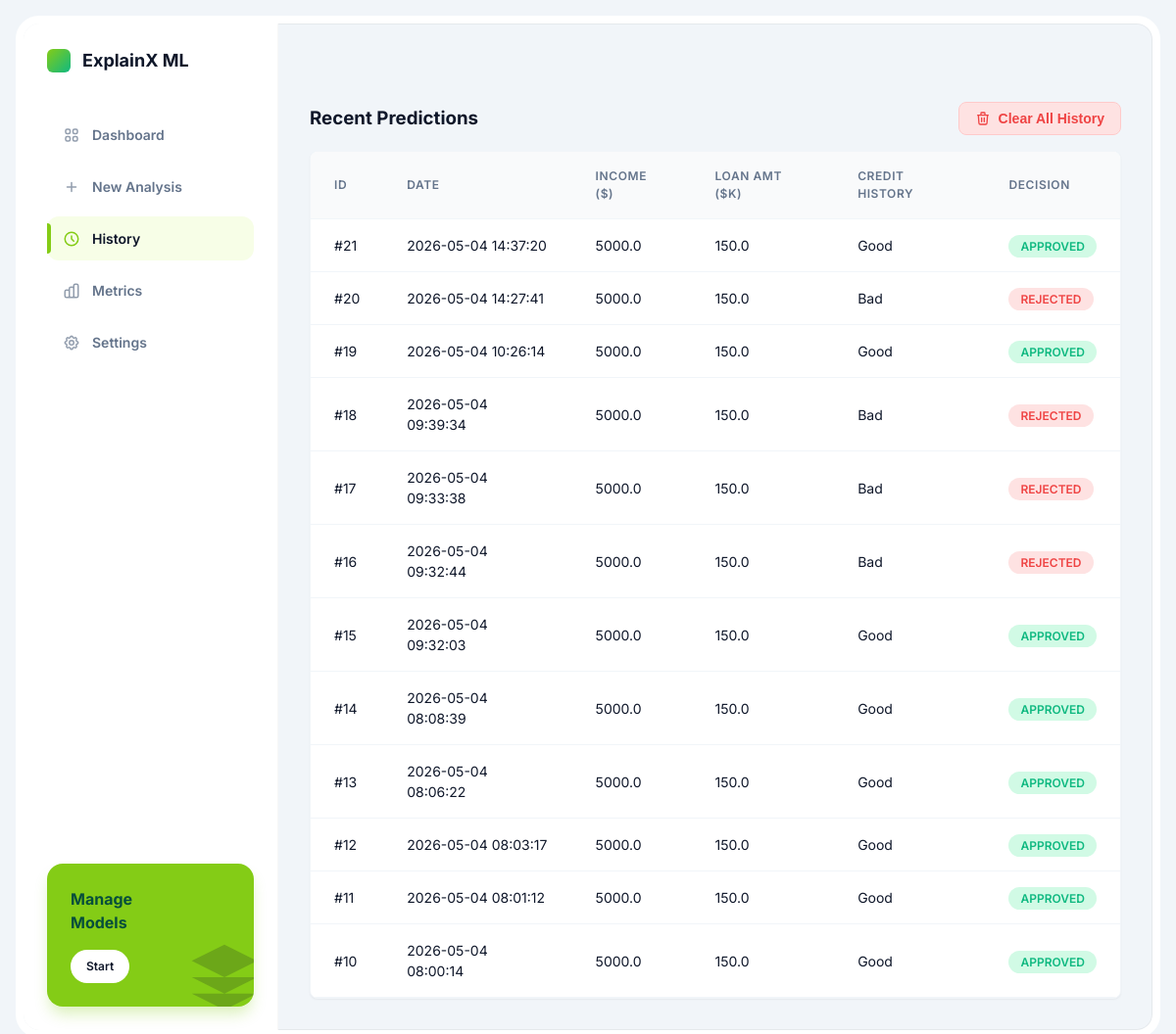
Before: /history with the older database file.
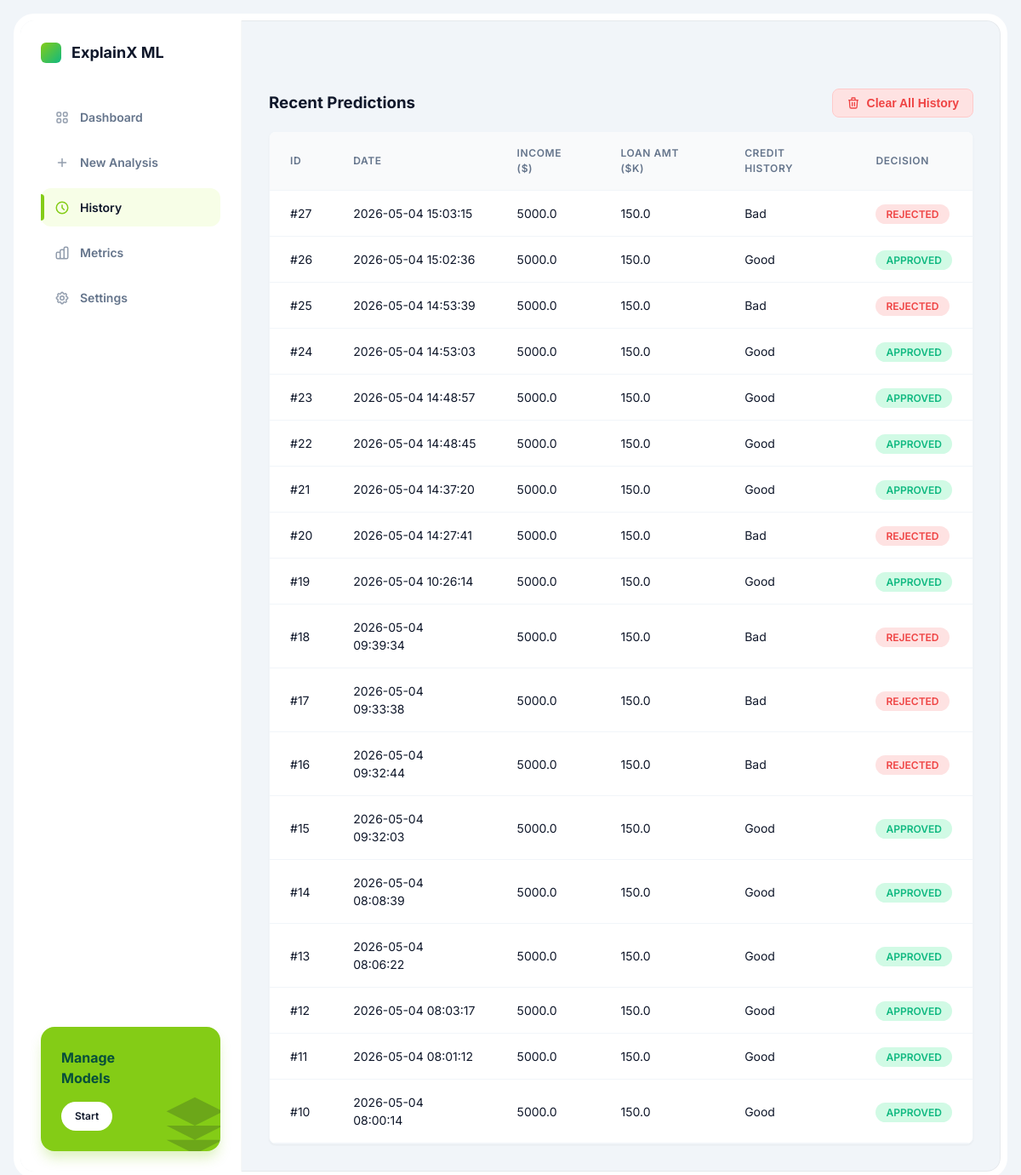
After: the same page with the newer database file.
### tables this page shows
CREATE TABLE predictions (

    id INTEGER PRIMARY KEY AUTOINCREMENT,

    gender INTEGER,
    married INTEGER,
    dependents INTEGER,
    education INTEGER,
    self_employed INTEGER,

    applicant_income REAL,
    coapplicant_income REAL,

    loan_amount REAL,
    loan_term REAL,

    credit_history REAL,

    property_area INTEGER,

    prediction TEXT,

    created_at TIMESTAMP DEFAULT CURRENT_TIMESTAMP
);

### app.py (the view)
@app.route("/history")
def history():
    try:
        conn = sqlite3.connect("explainx.db")
        conn.row_factory = sqlite3.Row
        cursor = conn.cursor()
        cursor.execute("SELECT * FROM predictions ORDER BY created_at DESC")
        predictions = cursor.fetchall()
        conn.close()
    except Exception as e:
        print("Database error:", e)
        predictions = []
    return render_template("history.html", predictions=predictions)

### templates/history.html (shortened to what this page needs)
{% extends "base.html" %}
{% block nav_history %}active{% endblock %}
{% block content %}
<div style="display: flex; justify-content: space-between; align-items: center; margin-bottom: 1rem;">
    <h3 style="color: var(--text-main); font-weight: 700;">Recent Predictions</h3>
    {% if predictions %}
    <form action="/clear_history" method="POST" onsubmit="return confirm('Are you sure you want to delete all history? This action cannot be undone.');">
        <button type="submit" style="background-color: #fee2e2; color: #ef4444; border: 1px solid #fecaca; padding: 0.5rem 1rem; border-radius: 8px; font-size: 0.875rem; font-weight: 600; cursor: pointer; display: flex; align-items: center; gap: 0.5rem;">
            <svg width="16" height="16" fill="none" stroke="currentColor" viewBox="0 0 24 24"><path stroke-linecap="round" stroke-linejoin="round" stroke-width="2" d="M19 7l-.867 12.142A2 2 0 0116.138 21H7.862a2 2 0 01-1.995-1.858L5 7m5 4v6m4-6v6m1-10V4a1 1 0 00-1-1h-4a1 1 0 00-1 1v3M4 7h16"></path></svg>
            Clear All History
        </button>
    </form>
    {% endif %}
</div>
<div class="table-container">
    {% if predictions %}
    <table class="history-table">
        <thead>
            <tr>
                <th>ID</th>
                <th>Date</th>
                <th>Income ($)</th>
                <th>Loan Amt ($k)</th>
                <th>Credit History</th>
                <th>Decision</th>
            </tr>
        </thead>
        <tbody>
            {% for row in predictions %}
            <tr>
                <td>#{{ row.id }}</td>
                <td>{{ row.created_at }}</td>
                <td>{{ row.applicant_income }}</td>
                <td>{{ row.loan_amount }}</td>
                <td>{{ "Good" if row.credit_history == 1.0 else "Bad" }}</td>
                <td>
                    <span class="status-badge {{ row.prediction | lower }}">{{ row.prediction }}</span>
                </td>
            </tr>
            {% endfor %}
        </tbody>
    </table>
    {% endif %}
</div>
{% endblock %}

### templates/base.html (shortened to what this page needs)
<!DOCTYPE html>
<html lang="en">
<head>
</head>
<body>
    <div class="app-container">
        <aside class="sidebar">
            <div class="brand">
                <div class="brand-icon"></div>
                ExplainX ML
            </div>
            <nav class="nav-menu">
                <a href="/dashboard" class="nav-item {% block nav_dashboard %}{% endblock %}">
                    Dashboard
                </a>
                <a href="/" class="nav-item {% block nav_predict %}{% endblock %}">
                    <svg fill="none" stroke="currentColor" viewBox="0 0 24 24"><path stroke-linecap="round" stroke-linejoin="round" stroke-width="2" d="M12 6v6m0 0v6m0-6h6m-6 0H6"></path></svg>
                    New Analysis
                </a>
                <a href="/history" class="nav-item {% block nav_history %}{% endblock %}">
                    <svg fill="none" stroke="currentColor" viewBox="0 0 24 24"><path stroke-linecap="round" stroke-linejoin="round" stroke-width="2" d="M12 8v4l3 3m6-3a9 9 0 11-18 0 9 9 0 0118 0z"></path></svg>
                    History
                </a>
                <a href="/metrics" class="nav-item {% block nav_metrics %}{% endblock %}">
                    Metrics
                </a>
                <a href="/settings" class="nav-item {% block nav_settings %}{% endblock %}">
                    Settings
                </a>
            </nav>
            <div class="sidebar-cta">
                <svg style="position:absolute; right:-10px; bottom:-10px; opacity:0.2; width:80px; height:80px;" fill="currentColor" viewBox="0 0 24 24"><path d="M12 2L2 7l10 5 10-5-10-5zM2 17l10 5 10-5M2 12l10 5 10-5"></path></svg>
                <h4>Manage<br>Models</h4>
                <a href="/settings" class="sidebar-cta-btn">Start</a>
            </div>
        </aside>
        <main class="main-content">
            <header class="topbar">
            </header>
            <div class="dashboard-content">
                <div class="inner-container">
                    {% block content %}{% endblock %}
                </div>
            </div>
        </main>
    </div>
</body>
</html>

Changed rows visible on the page:
added predictions: id "27", created_at "2026-05-04 15:03:15", applicant_income "5000.0", loan_amount "150.0", credit_history "Bad", prediction "REJECTED"
added predictions: id "26", created_at "2026-05-04 15:02:36", applicant_income "5000.0", loan_amount "150.0", credit_history "Good", prediction "APPROVED"
added predictions: id "25", created_at "2026-05-04 14:53:39", applicant_income "5000.0", loan_amount "150.0", credit_history "Bad", prediction "REJECTED"
added predictions: id "24", created_at "2026-05-04 14:53:03", applicant_income "5000.0", loan_amount "150.0", credit_history "Good", prediction "APPROVED"
added predictions: id "23", created_at "2026-05-04 14:48:57", applicant_income "5000.0", loan_amount "150.0", credit_history "Good", prediction "APPROVED"
added predictions: id "22", created_at "2026-05-04 14:48:45", applicant_income "5000.0", loan_amount "150.0", credit_history "Good", prediction "APPROVED"
